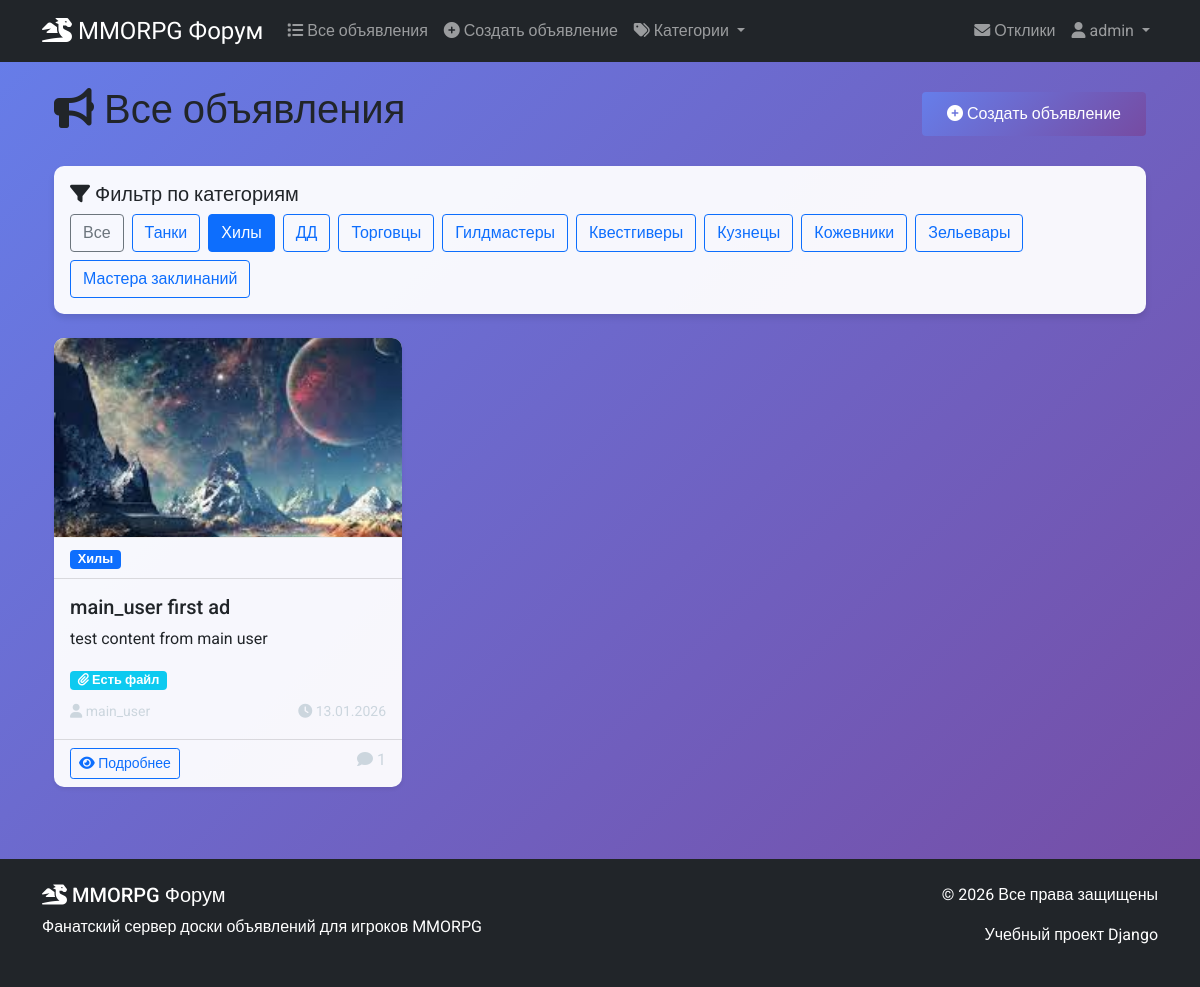
The page /bulletin-board/?category=Хилы (signed in) on the database its author committed.
### board/models.py (models this page shows, shortened)
class Category(models.Model):
    name = models.CharField(max_length=100, unique = True)

class Ad(models.Model):
    title = models.CharField(max_length=200)
    content = models.TextField()
    image = models.ImageField(upload_to='ads_images/', blank=True, null=True)
    file = models.FileField(upload_to='ads_files/', blank=True, null=True)
    author = models.ForeignKey(User, on_delete=models.CASCADE)
    category = models.ForeignKey(Category, on_delete=models.CASCADE)
    created = models.DateTimeField(auto_now_add=True)
    update = models.DateTimeField(auto_now=True)
    is_active = models.BooleanField(default=True)
    def get_absolute_url(self):
        return reverse("ad_detail", kwargs={"pk": self.pk})
    class Meta:
        ordering = ['-created']

### board/views.py (the view)
# urls.py: path('', AdListView.as_view(), name='ad_list'),
class AdListView(ListView):
    queryset =Ad.objects.all()
    template_name = 'ads/list.html'
    context_object_name = 'ads'
    paginate_by = 10
    ordering = ['-created']
    def get_queryset(self):
        queryset = super().get_queryset()
        category = self.request.GET.get('category')
        if category:
            queryset = queryset.filter(category__name=category)
        return queryset
    def get_context_data(self, **kwargs):
        context = super().get_context_data(**kwargs)
        context['categories'] = Category.objects.all()
        return context

### templates/ads/list.html (shortened to what this page needs)
{% extends 'base.html' %}
{% load static %}
{% block content %}
<div class="container">
    <div class="d-flex justify-content-between align-items-center mb-4">
        <h1><i class="fas fa-bullhorn"></i> Все объявления</h1>
        <a href="{% url 'ad_create' %}" class="btn btn-primary">
            <i class="fas fa-plus-circle"></i> Создать объявление
        </a>
    </div>
    <div class="card mb-4">
        <div class="card-body">
            <h5 class="card-title"><i class="fas fa-filter"></i> Фильтр по категориям</h5>
            <div class="d-flex flex-wrap gap-2">
                <a href="?" class="btn btn-outline-secondary {% if not request.GET.category %}active{% endif %}">
                    Все
                </a>
                {% for category in categories %}
                <a href="?category={{ category.name }}"
                   class="btn btn-outline-primary {% if request.GET.category == category.name %}active{% endif %}">
                    {{ category.name }}
                </a>
                {% endfor %}
            </div>
        </div>
    </div>
    {% if ads %}
    <div class="row">
        {% for ad in ads %}
        <div class="col-md-6 col-lg-4 mb-4">
            <div class="card h-100 shadow-sm">
                {% if ad.image %}
                <img src="{{ ad.image.url }}"
                     class="card-img-top"
                     alt="{{ ad.title }}"
                     style="height: 200px; object-fit: cover;">
                {% else %}
                <div class="card-img-top bg-secondary d-flex align-items-center justify-content-center"
                     style="height: 200px;">
                    <i class="fas fa-image fa-3x text-light opacity-50"></i>
                </div>
                {% endif %}
                <div class="card-header bg-transparent">
                    <span class="badge bg-primary">
                        {{ ad.category.name }}
                    </span>
                </div>
                <div class="card-body d-flex flex-column">
                    <h5 class="card-title">
                        <a href="{{ ad.get_absolute_url }}" class="text-decoration-none text-dark">
                            {{ ad.title }}
                        </a>
                    </h5>
                    <p class="card-text flex-grow-1">
                        {{ ad.content|truncatewords:30 }}
                    </p>
                    {% if ad.file %}
                    <div class="mb-2">
                        <span class="badge bg-info">
                            <i class="fas fa-paperclip"></i> Есть файл
                        </span>
                    </div>
                    {% endif %}
                    <div class="mt-auto">
                        <div class="d-flex justify-content-between align-items-center">
                            <div>
                                <small class="text-muted">
                                    <i class="fas fa-user"></i> {{ ad.author.username }}
                                </small>
                            </div>
                            <div>
                                <small class="text-muted">
                                    <i class="fas fa-clock"></i> {{ ad.created|date:"d.m.Y" }}
                                </small>
                            </div>
                        </div>
                    </div>
                </div>
                <div class="card-footer bg-transparent">
                    <div class="d-flex justify-content-between">
                        <a href="{{ ad.get_absolute_url }}" class="btn btn-sm btn-outline-primary">
                            <i class="fas fa-eye"></i> Подробнее
                        </a>
                        <span class="text-muted">
                            <i class="fas fa-comment"></i> {{ ad.response_set.count|default:0 }}
                        </span>
                    </div>
                </div>
            </div>
        </div>
        {% endfor %}
    </div>
    {% endif %}
</div>
{% endblock %}

### templates/base.html (shortened to what this page needs)
<!DOCTYPE html>
<html lang="ru">
<head>
    <link href="https://cdn.jsdelivr.net/npm/bootstrap@5.1.3/dist/css/bootstrap.min.css" rel="stylesheet">
    <link rel="stylesheet" href="https://cdnjs.cloudflare.com/ajax/libs/font-awesome/6.0.0/css/all.min.css">
    {% load static %}
    <link rel="stylesheet" href="{% static 'css/style.css' %}">
</head>
<body>
    <nav class="navbar navbar-expand-lg navbar-dark bg-dark">
        <div class="container">
            <a class="navbar-brand" href="{% url 'home' %}">
                <i class="fas fa-dragon"></i> MMORPG Форум
            </a>
            <div class="collapse navbar-collapse" id="navbarNav">
                <ul class="navbar-nav me-auto">
                    <li class="nav-item">
                        <a class="nav-link" href="{% url 'ad_list' %}">
                            <i class="fas fa-list"></i> Все объявления
                        </a>
                    </li>
                    <li class="nav-item">
                        <a class="nav-link" href="{% url 'ad_create' %}">
                            <i class="fas fa-plus-circle"></i> Создать объявление
                        </a>
                    </li>
                    <li class="nav-item dropdown">
                        <a class="nav-link dropdown-toggle" href="#" id="categoryDropdown" role="button" data-bs-toggle="dropdown">
                            <i class="fas fa-tags"></i> Категории
                        </a>
                    </li>
                </ul>
                <ul class="navbar-nav">
                    {% if user.is_authenticated %}
                        <li class="nav-item">
                            <a class="nav-link" href="{% url 'my_responses' %}">
                                <i class="fas fa-envelope"></i> Отклики
                            </a>
                        </li>
                        <li class="nav-item dropdown">
                            <a class="nav-link dropdown-toggle" href="#" id="userDropdown" role="button" data-bs-toggle="dropdown">
                                <i class="fas fa-user"></i> {{ user.username }}
                            </a>
                        </li>
                    {% endif %}
                </ul>
            </div>
        </div>
    </nav>
    <main class="container my-4">
        {% block content %}{% endblock %}
    </main>
    <footer class="bg-dark text-white py-4 mt-5">
        <div class="container">
            <div class="row">
                <div class="col-md-6">
                    <h5><i class="fas fa-dragon"></i> MMORPG Форум</h5>
                    <p>Фанатский сервер доски объявлений для игроков MMORPG</p>
                </div>
                <div class="col-md-6 text-end">
                    <p>&copy; {% now "Y" %} Все права защищены</p>
                    <p>Учебный проект Django</p>
                </div>
            </div>
        </div>
    </footer>
</body>
</html>

### static/css/style.css (style rules this page uses)
:root { --primary-color: #2c3e50; --secondary-color: #3498db; --accent-color: #e74c3c; --success-color: #27ae60; --warning-color: #f39c12; --dark-bg: #1a252f; }
body { font-family: 'Roboto', sans-serif; background: linear-gradient(135deg, #667eea 0%, #764ba2 100%); min-height: 100vh; background-attachment: fixed; }
.navbar-brand { font-family: 'MedievalSharp', cursive; font-size: 1.5rem; }
.card { border: none; border-radius: 15px; box-shadow: 0 4px 6px rgba(0, 0, 0, 0.1); transition: transform 0.3s ease, box-shadow 0.3s ease; background: rgba(255, 255, 255, 0.95); }
.btn-primary { background: linear-gradient(135deg, #667eea 0%, #764ba2 100%); border: none; padding: 10px 25px; }
.badge { font-size: 0.7em; padding: 0.25em 0.6em; }
.text-muted { --bs-text-opacity: 1; color: #ccd6de !important; }
.nav-link { display: block; padding: .5rem 1rem; color: #c9d9f2; }

### templates/ads/list.html (style rules this page uses)
.card { transition: transform 0.2s; border: none; border-radius: 10px; overflow: hidden; }
.card-img-top { border-bottom: 1px solid #eee; }
.badge { font-size: 0.8em; }

### rows shown on the page
Category: name "Танки"
Category: name "Хилы"
Category: name "ДД"
Category: name "Торговцы"
Category: name "Гилдмастеры"
Category: name "Квестгиверы"
Category: name "Кузнецы"
Category: name "Кожевники"
Category: name "Зельевары"
Category: name "Мастера заклинаний"
Ad: image (picture), category.name "Хилы", title "main_user first ad", content "test content from main user", shows "Есть файл", author.username "main_user", created "13.01.2026", response_set.count "1"

### other values the page prints
{{ user.username }} "admin"
